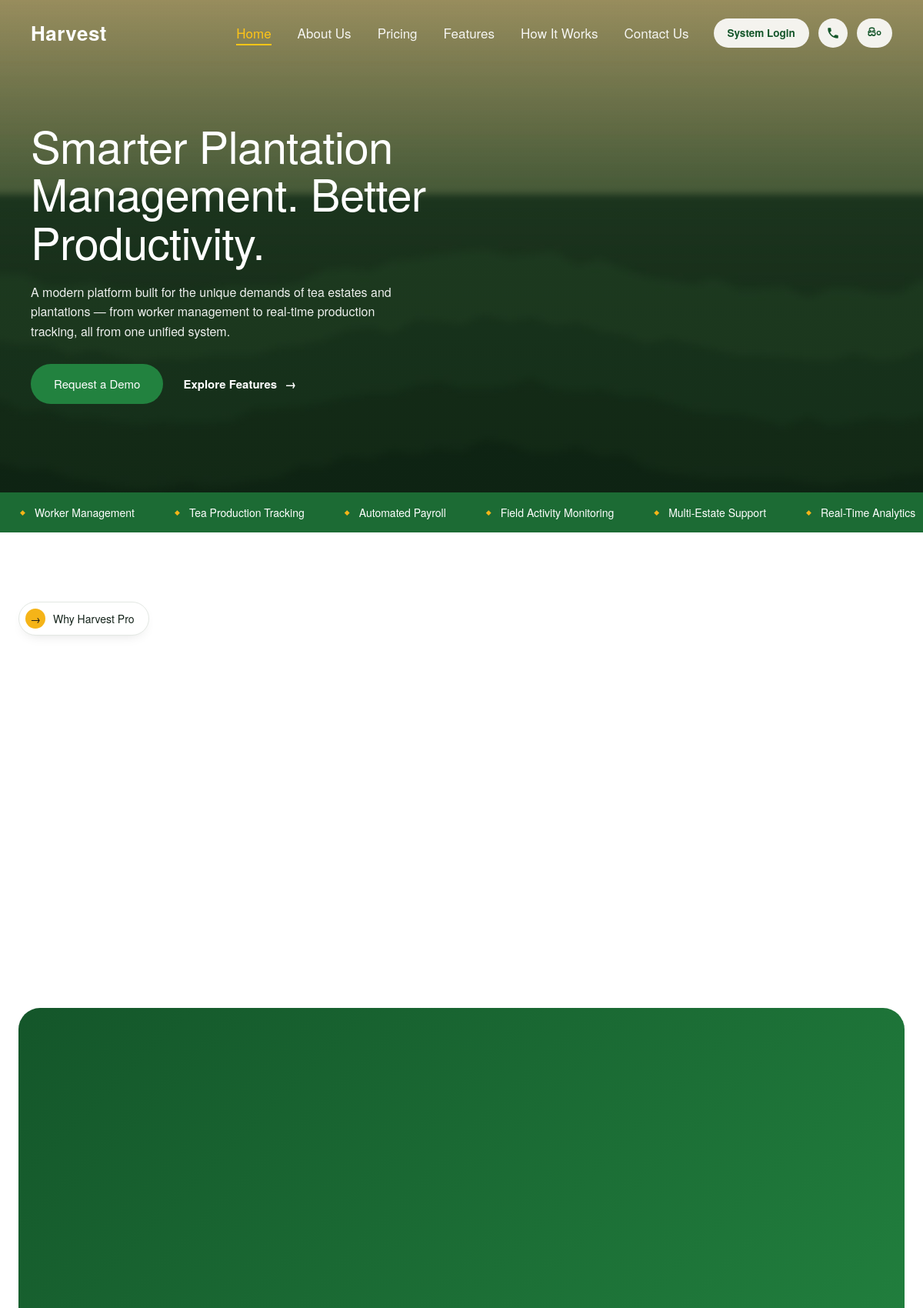
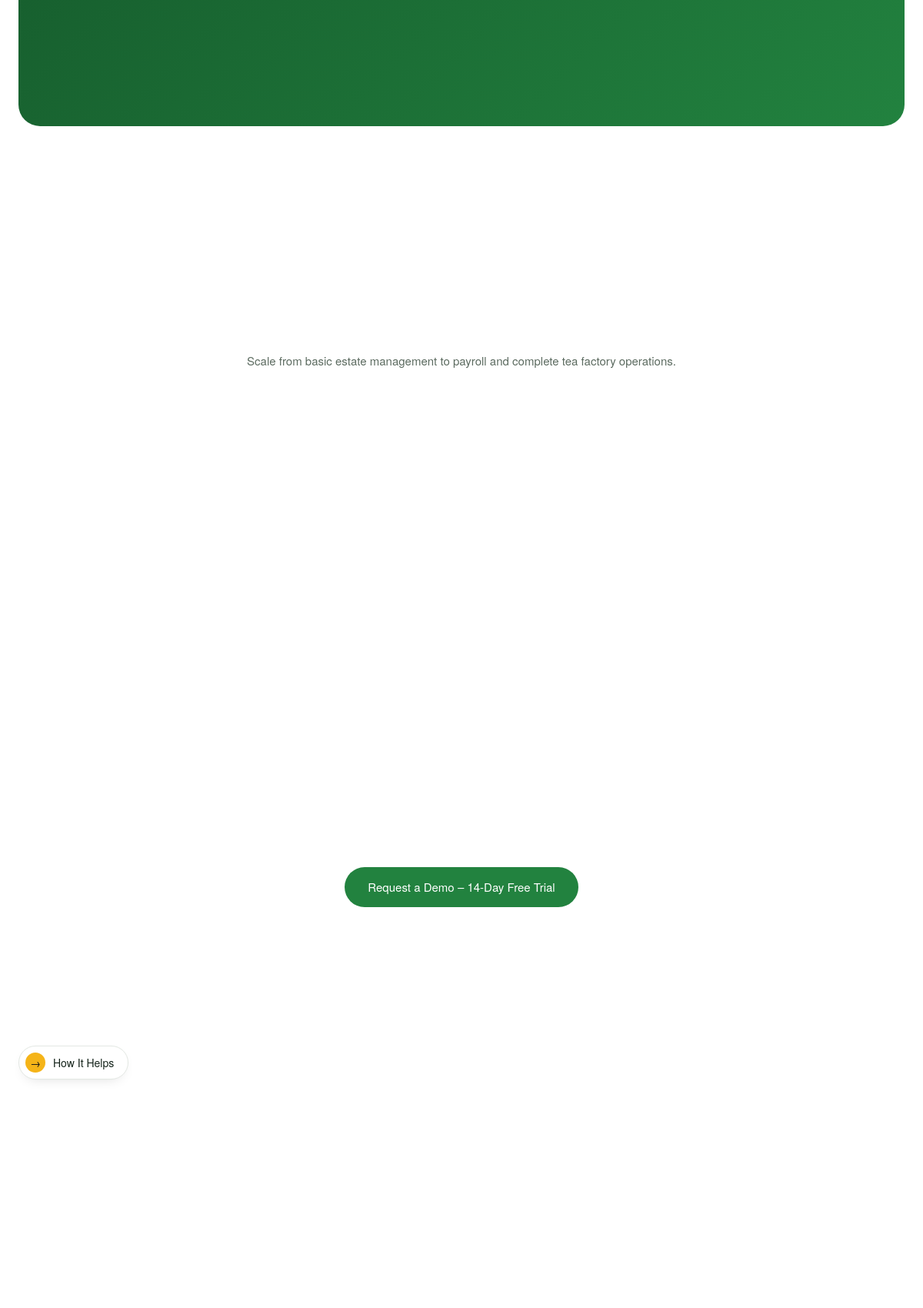
Screenshot of /?lang=en (upper part) with the database file from the repository (2 pictures, top to bottom).
### tables this page shows
CREATE TABLE IF NOT EXISTS `hero_slides` (
  `id` INT(11) NOT NULL AUTO_INCREMENT,
  `headline` VARCHAR(255) NOT NULL DEFAULT '',
  `subtext` TEXT DEFAULT NULL,
  `btn1_text` VARCHAR(100) DEFAULT NULL,
  `btn1_link` VARCHAR(255) DEFAULT NULL,
  `btn2_text` VARCHAR(100) DEFAULT NULL,
  `btn2_link` VARCHAR(255) DEFAULT NULL,
  `image` VARCHAR(255) DEFAULT NULL,
  `sort_order` INT(11) NOT NULL DEFAULT 0,
  `is_active` TINYINT(1) NOT NULL DEFAULT 1,
   
   
  `headline_si` VARCHAR(255) DEFAULT NULL,
  `subtext_si` TEXT DEFAULT NULL,
  `btn1_text_si` VARCHAR(100) DEFAULT NULL,
  `btn2_text_si` VARCHAR(100) DEFAULT NULL,
  PRIMARY KEY (`id`)
);

### includes/functions.php (called while the page is built, shortened)
<?php
require_once __DIR__ . '/config.php';
function current_lang(): string
{
    return CURRENT_LANG;
}
function translate(?string $text): string
{
    $text = (string)$text;
    if ($text === '' || current_lang() !== 'si') {
        return $text;
    }
    return $GLOBALS['TRANSLATIONS_SI'][$text] ?? $text;
}
function localized(string $english, ?string $sinhalaOverride): string
{
    return translate($english);
}
function ensure_hero_slide_si_columns(): void
{
    global $pdo;
    try {
        $existing = array_column($pdo->query("SHOW COLUMNS FROM hero_slides")->fetchAll(), 'Field');
        $columns = [
            'headline_si'  => 'VARCHAR(255) NULL',
            'subtext_si'   => 'TEXT NULL',
            'btn1_text_si' => 'VARCHAR(100) NULL',
            'btn2_text_si' => 'VARCHAR(100) NULL',
        ];
        $stmt = $pdo->prepare(
            "INSERT INTO settings (setting_key, setting_value) VALUES ('schema_hero_si_migrated', '1')
             ON DUPLICATE KEY UPDATE setting_value = '1'"
        );
        $stmt->execute();
    } catch (PDOException $e) {
    }
}
function get_settings(): array
{
    global $pdo;
    static $cache = null;
    if ($cache !== null) {
        return $cache;
    }
    $cache = [];
    $rows = $pdo->query("SELECT setting_key, setting_value FROM settings")->fetchAll();
    foreach ($rows as $row) {
        $cache[$row['setting_key']] = $row['setting_value'];
    }
    return $cache;
}
function setting(string $key, string $default = ''): string
{
    $settings = get_settings();
    $value = isset($settings[$key]) && $settings[$key] !== '' ? $settings[$key] : $default;
    return translate($value);
}
function e(?string $value): string
{
    return htmlspecialchars((string)$value, ENT_QUOTES, 'UTF-8');
}
function resolve_image_url(string $value, string $fallback = ''): string
{
    if ($value === '') {
        return $fallback;
    }
    return UPLOAD_URL . ltrim($value, '/');
}
function ensure_news_seo_columns(): void
{
    $checked = true;
}
function get_hero_slides(): array
{
    global $pdo;
    ensure_hero_slide_si_columns();
    $rows = $pdo->query(
        "SELECT * FROM hero_slides WHERE is_active = 1 ORDER BY sort_order ASC, id ASC"
    )->fetchAll();
    foreach ($rows as &$row) {
        $row['headline']  = localized($row['headline'] ?? '', $row['headline_si'] ?? null);
        $row['subtext']   = localized($row['subtext'] ?? '', $row['subtext_si'] ?? null);
        $row['btn1_text'] = localized($row['btn1_text'] ?? '', $row['btn1_text_si'] ?? null);
    }
    return $rows;
}
    ?>

### includes/maintenance-gate.php (called while the page is built, shortened)
<?php
if (setting('maintenance_mode') === '1' && empty($_SESSION['admin_id'])) {
    http_response_code(503);
    header('Retry-After: 3600');
    $mTitle = setting('maintenance_title', 'We\'ll be right back');
    $mMsg   = setting('maintenance_message', 'We\'re currently performing scheduled maintenance. Please check back shortly.');
    $mBrand = setting('brand_name', 'Harvest');
    $mFavicon = image_url('favicon');
    ?>
<!DOCTYPE html>
<html lang="<?= e(current_lang()) ?>">
<head>
<meta charset="UTF-8">
<meta name="viewport" content="width=device-width, initial-scale=1.0">
<?php if ($mFavicon !== ''): ?><link rel="icon" href="<?= e($mFavicon) ?>"><?php endif; ?>
<title><?= e($mTitle) ?> — <?= e($mBrand) ?></title>
<style>
  * { margin: 0; padding: 0; box-sizing: border-box; }
  body {
    min-height: 100vh; display: flex; align-items: center; justify-content: center;
    background: #0f3d1e; color: #fff; font-family: "Helvetica Neue", Helvetica, Arial, sans-serif; text-align: center; padding: 24px;
  }
  .m-box { max-width: 480px; }
  .m-brand { font-family: "Helvetica Neue", Helvetica, Arial, sans-serif; font-weight: 600; font-size: 22px; margin-bottom: 28px; color: #f5b418; }
  h1 { font-family: "Helvetica Neue", Helvetica, Arial, sans-serif; font-weight: 300; font-size: 32px; margin-bottom: 14px; }
  p { font-size: 15px; line-height: 1.6; color: #d7e2da; }
</style>
</head>
<body>
  <div class="m-box">
    <div class="m-brand"><?= e($mBrand) ?> Pro</div>
    <h1><?= e($mTitle) ?></h1>
    <p><?= nl2br_e($mMsg) ?></p>
  </div>
</body>
</html>
<?php
    exit;
}

### index.php (the view, shortened to what this page needs)
<?php
require_once __DIR__ . '/includes/functions.php';
require_once __DIR__ . '/includes/maintenance-gate.php';
$tickerItems = array_filter(array_map('trim', explode('|', setting('ticker_items'))));
$visitorKeyframes = [
    [0, 12], [360, 10], [540, 35], [720, 55], [900, 70], [1080, 90], [1200, 100], [1320, 75], [1440, 12],
];
$slNow = new DateTime('now', new DateTimeZone('Asia/Colombo'));
$slMin = ((int) $slNow->format('H')) * 60 + (int) $slNow->format('i');
for ($i = 0; $i < count($visitorKeyframes) - 1; $i++) {
    [$m1, $v1] = $visitorKeyframes[$i];
    [$m2, $v2] = $visitorKeyframes[$i + 1];
    if ($slMin >= $m1 && $slMin <= $m2) {
        break;
    }
}
$pricingBtnText = setting('pricing_btn_text', 'Request a Demo – 14-Day Free Trial');
$pricingBtnLink = setting('pricing_btn_link', '#contact');
$heroSlides = get_hero_slides();
?>
<!DOCTYPE html>
<html lang="<?= e(current_lang()) ?>">
<head>
<link rel="stylesheet" href="assets/css/style.css?v=6.0">
</head>
<body>
<?php $activeNav = 'home'; require __DIR__ . '/includes/site-nav.php'; ?>
<header class="hero" id="home">
  <div class="hero-slider" id="heroSlider">
    <?php foreach ($heroSlides as $i => $slide):
        $slideBg = resolve_image_url($slide['image'] ?? '', 'assets/images/hero-bg.jpg');
    ?>
      <div class="hero-slide<?= $i === 0 ? ' active' : '' ?>" style="background-image:linear-gradient(rgba(10,30,15,.4),rgba(10,30,15,.55)),url('<?= e($slideBg) ?>');">
        <div class="hero-inner">
          <div class="hero-content">
            <h1 class="hero-title"><?= e($slide['headline'] ?? '') ?></h1>
            <?php if (!empty($slide['subtext'])): ?><p class="hero-sub"><?= e($slide['subtext']) ?></p><?php endif; ?>
            <div class="hero-btns">
              <?php if (!empty($slide['btn1_text'])): ?>
                <a href="<?= e($slide['btn1_link'] ?: '#') ?>" class="btn btn-primary"><?= e($slide['btn1_text']) ?></a>
              <?php endif; ?>
              <?php if (!empty($slide['btn2_text'])): ?>
                <a href="<?= e($slide['btn2_link'] ?: '#') ?>" class="btn btn-text"><?= e($slide['btn2_text']) ?> <span>&rarr;</span></a>
              <?php endif; ?>
            </div>
          </div>
        </div>
      </div>
    <?php endforeach; ?>
  </div>
</header>
<div class="ticker">
  <div class="ticker-track">
    <?php for ($i = 0; $i < 2; $i++): ?>
      <?php foreach ($tickerItems as $item): ?>
        <span class="ticker-item"><span class="diamond">&#9670;</span> <?= e($item) ?></span>
      <?php endforeach; ?>
    <?php endfor; ?>
  </div>
</div>
<section class="why section" id="about">
  <div class="container">
    <span class="pill"><span class="pill-arrow">&rarr;</span> <?= e(setting('why_badge')) ?></span>
    <div class="why-grid">
    </div>
  </div>
</section>
<section class="features section" id="features">
  <div class="container">
    <div class="features-card">
      <div class="features-right">
      </div>
    </div>
  </div>
</section>
<section class="pricing section">
  <div class="container">
    <p class="pricing-subtitle"><?= e(setting('pricing_subtitle', 'Scale from basic estate management to payroll and complete tea factory operations.')) ?></p>
    <div class="pricing-grid">
    </div>
    <div class="pricing-cta">
      <a href="<?= e($pricingBtnLink) ?>" class="btn btn-primary"><?= e($pricingBtnText) ?></a>
    </div>
  </div>
</section>
<section class="how section">
  <div class="container">
    <span class="pill"><span class="pill-arrow">&rarr;</span> <?= e(setting('how_badge')) ?></span>
    <div class="how-grid">
    </div>
  </div>
</section>
<?php require __DIR__ . '/includes/site-footer.php'; ?>

### assets/css/style.css (style rules this page uses)
:root { --green-900: #0f3d1e; --green-800: #14562a; --green-700: #1c6b34; --green-600: #22823f; --green-500: #2f9d4e; --green-050: #eaf3ec; --gold: #f5b418; --gold-soft: #f6c243; --ink: #14231a; --muted: #5c6b60; --line: #e3e8e3; --white: #ffffff; --cream: #f7f8f6; --radius: 18px; --radius-lg: 28px; --shadow: 0 20px 50px -20px rgba(15, 45, 25, .35); --maxw: 1200px; }
* { margin: 0; padding: 0; box-sizing: border-box; }
html { scroll-behavior: smooth; }
body { font-family: "Helvetica Neue", Helvetica, Arial, "Noto Sans Sinhala", sans-serif; color: var(--ink); background: var(--white); line-height: 1.6; overflow-x: hidden; overflow-wrap: break-word; -webkit-text-size-adjust: 100%; }
.reveal { opacity: 0; transform: translateY(28px); transition: opacity .7s ease, transform .7s ease; }
.reveal.in-view { opacity: 1; transform: translateY(0); }
h1, h2, h3, h4, h5, h6 { font-family: "Helvetica Neue", Helvetica, Arial, "Noto Sans Sinhala", sans-serif; font-weight: 300; }
a { text-decoration: none; color: inherit; }
.container { width: 100%; max-width: var(--maxw); margin: 0 auto; padding: 0 24px; }
.section { padding: 90px 0; }
.hero-title, .why-heading, .features-title, .how-title, .cta-title, .page-banner h1, .feature-text h2, .about-story-panel h2, .partners-head h2, .why-choose-title, .contact-form-inner h2 { line-height: 1.08; letter-spacing: -.01em; }
.btn { display: inline-flex; align-items: center; gap: 10px; font-size: 15px; font-weight: 500; cursor: pointer; border: none; transition: all .25s ease; white-space: nowrap; }
.btn-primary { background: var(--green-600); color: #fff; padding: 14px 30px; border-radius: 40px; }
.btn-text { color: #fff; padding: 14px 8px; font-weight: 600; }
.btn-text span { transition: transform .25s ease; }
.hero { position: relative; color: #fff; min-height: 640px; display: flex; flex-direction: column; }
.hero-slider { position: relative; flex: 1; overflow: hidden; }
.hero-slide { position: absolute; inset: 0; background-size: cover; background-position: center; display: flex; align-items: center; transform: translateX(100%); transition: transform .7s ease; pointer-events: none; z-index: 1; }
.hero-slide.active { transform: translateX(0); pointer-events: auto; z-index: 2; }
.hero-inner { width: 100%; max-width: 1320px; margin: 0 auto; padding: 112px 40px 70px; }
.hero-content { max-width: 560px; }
.hero-title { font-size: 58px; margin-bottom: 22px; }
.hero-sub { font-size: 16px; opacity: .92; max-width: 500px; margin-bottom: 30px; }
.hero-btns { display: flex; align-items: center; gap: 18px; flex-wrap: wrap; }
.ticker { background: var(--green-700); overflow: hidden; padding: 15px 0; }
.ticker-track { display: flex; gap: 0; white-space: nowrap; animation: scroll 32s linear infinite; width: max-content; }
.ticker-item { color: #fff; font-size: 14px; font-weight: 500; display: inline-flex; align-items: center; gap: 12px; padding: 0 26px; }
.ticker-item .diamond { color: var(--gold); font-size: 9px; }
.pill { display: inline-flex; align-items: center; gap: 10px; background: #fff; border: 1px solid var(--line); padding: 8px 18px 8px 8px; border-radius: 40px; font-size: 14px; font-weight: 500; color: var(--ink); box-shadow: 0 6px 18px -10px rgba(0,0,0,.2); }
.pill-arrow { width: 26px; height: 26px; border-radius: 50%; background: var(--gold); color: #1a1a1a; display: grid; place-items: center; font-size: 14px; }
.why-grid { display: grid; grid-template-columns: 1fr 1fr; gap: 60px; align-items: center; margin-top: 40px; }
.features { padding-top: 20px; }
.features-card { background: var(--green-700); background-image: linear-gradient(135deg, var(--green-800), var(--green-600)); border-radius: var(--radius-lg); padding: 55px 50px; color: #fff; display: grid; grid-template-columns: 1fr 1.15fr; gap: 50px; position: relative; overflow: hidden; }
.features-right { display: grid; grid-template-columns: 1fr 1fr; gap: 16px; align-content: center; }
.pricing { text-align: center; }
.pricing-subtitle { max-width: 680px; margin: 0 auto 50px; color: var(--muted); font-size: 15px; line-height: 1.7; }
.pricing-grid { display: grid; grid-template-columns: repeat(3, 1fr); gap: 24px; text-align: left; align-items: start; }
.pricing-cta { margin-top: 46px; }
.how-grid { display: grid; grid-template-columns: 1fr 1.3fr; gap: 60px; margin-top: 36px; }

### rows the page displays
hero_slides: headline "Smarter Plantation Management. Better Productivity.", subtext "A modern platform built for the unique demands of tea estates and plantations — from worker management to real-time production tracking, all from one unified system.", btn1_text "Request a Demo", btn2_text "Explore Features"

### other values shown
$brandName "Harvest"
t('Home') "Home"
t('About Us') "About Us"
t('Pricing') "Pricing"
t('Features') "Features"
t('How It Works') "How It Works"
t('Contact Us') "Contact Us"
t('System Login') "System Login"
$langLabel "සිං"
$item "Worker Management"
$item "Tea Production Tracking"
$item "Automated Payroll"
$item "Field Activity Monitoring"
$item "Multi-Estate Support"
$item "Real-Time Analytics"
